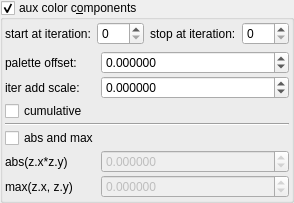
    <widget class="MyGroupBox" name="groupCheck_fold_color_aux_color_enabled">
     <property name="title">
      <string>aux color c&amp;omponents</string>
     </property>
     <property name="checkable">
      <bool>true</bool>
     </property>
     <layout class="QVBoxLayout" name="verticalLayout_11">
      <property name="leftMargin">
       <number>2</number>
      </property>
      <property name="topMargin">
       <number>2</number>
      </property>
      <property name="rightMargin">
       <number>2</number>
      </property>
      <property name="bottomMargin">
       <number>2</number>
      </property>
      <item>
       <layout class="QHBoxLayout" name="horizontalLayout_23" stretch="0,1,0,1">
        <item>
         <widget class="QLabel" name="label_103">
          <property name="text">
           <string>start at iteration:</string>
          </property>
         </widget>
        </item>
        <item>
         <widget class="MySpinBox" name="spinboxInt_fold_color_start_iterations_A">
          <property name="sizePolicy">
           <sizepolicy hsizetype="Minimum" vsizetype="Maximum">
            <horstretch>0</horstretch>
            <verstretch>0</verstretch>
           </sizepolicy>
          </property>
          <property name="minimum">
           <number>0</number>
          </property>
          <property name="maximum">
           <number>999</number>
          </property>
          <property name="value">
           <number>0</number>
          </property>
         </widget>
        </item>
        <item>
         <widget class="QLabel" name="label_76">
          <property name="text">
           <string>stop at iteration:</string>
          </property>
         </widget>
        </item>
        <item>
         <widget class="MySpinBox" name="spinboxInt_fold_color_stop_iterations_A">
          <property name="sizePolicy">
           <sizepolicy hsizetype="Preferred" vsizetype="Maximum">
            <horstretch>0</horstretch>
            <verstretch>0</verstretch>
           </sizepolicy>
          </property>
          <property name="maximum">
           <number>999</number>
          </property>
         </widget>
        </item>
       </layout>
      </item>
      <item>
       <layout class="QGridLayout" name="gridLayout_19" columnstretch="0,1">
        <property name="spacing">
         <number>2</number>
        </property>
        <item row="1" column="1">
         <widget class="MyDoubleSpinBox" name="spinbox_fold_color_difs1">
          <property name="sizePolicy">
           <sizepolicy hsizetype="Minimum" vsizetype="Maximum">
            <horstretch>0</horstretch>
            <verstretch>0</verstretch>
           </sizepolicy>
          </property>
          <property name="prefix">
           <string/>
          </property>
          <property name="suffix">
           <string/>
          </property>
          <property name="decimals">
           <number>6</number>
          </property>
          <property name="minimum">
           <double>-100.000000000000000</double>
          </property>
          <property name="maximum">
           <double>100.000000000000000</double>
          </property>
          <property name="singleStep">
           <double>0.100000000000000</double>
          </property>
         </widget>
        </item>
        <item row="2" column="0">
         <widget class="MyCheckBox" name="checkBox_fold_color_aux_color_enabledA">
          <property name="text">
           <string>cumulative</string>
          </property>
         </widget>
        </item>
        <item row="6" column="1">
         <widget class="MyDoubleSpinBox" name="spinbox4_fold_color_difs_0000_y">
          <property name="enabled">
           <bool>false</bool>
          </property>
          <property name="sizePolicy">
           <sizepolicy hsizetype="Minimum" vsizetype="Maximum">
            <horstretch>0</horstretch>
            <verstretch>0</verstretch>
           </sizepolicy>
          </property>
          <property name="prefix">
           <string/>
          </property>
          <property name="suffix">
           <string/>
          </property>
          <property name="decimals">
           <number>6</number>
          </property>
          <property name="minimum">
           <double>-100.000000000000000</double>
          </property>
          <property name="maximum">
           <double>100.000000000000000</double>
          </property>
          <property name="singleStep">
           <double>0.100000000000000</double>
          </property>
         </widget>
        </item>
        <item row="5" column="1">
         <widget class="MyDoubleSpinBox" name="spinbox4_fold_color_difs_0000_x">
          <property name="enabled">
           <bool>false</bool>
          </property>
          <property name="sizePolicy">
           <sizepolicy hsizetype="Minimum" vsizetype="Maximum">
            <horstretch>0</horstretch>
            <verstretch>0</verstretch>
           </sizepolicy>
          </property>
          <property name="prefix">
           <string/>
          </property>
          <property name="suffix">
           <string/>
          </property>
          <property name="decimals">
           <number>6</number>
          </property>
          <property name="minimum">
           <double>-100.000000000000000</double>
          </property>
          <property name="maximum">
           <double>100.000000000000000</double>
          </property>
          <property name="singleStep">
           <double>0.100000000000000</double>
          </property>
         </widget>
        </item>
        <item row="4" column="0">
         <widget class="MyCheckBox" name="checkBox_fold_color_aux_color_enabled_false">
          <property name="text">
           <string>abs and max</string>
          </property>
         </widget>
        </item>
        <item row="0" column="0">
         <widget class="QLabel" name="label_21">
          <property name="text">
           <string>palette offset:</string>
          </property>
         </widget>
        </item>
        <item row="5" column="0">
         <widget class="QLabel" name="label_53">
          <property name="text">
           <string>abs(z.x*z.y)</string>
          </property>
         </widget>
        </item>
        <item row="1" column="0">
         <widget class="QLabel" name="label_19">
          <property name="text">
           <string>iter add scale:</string>
          </property>
         </widget>
        </item>
        <item row="0" column="1">
         <widget class="MyDoubleSpinBox" name="spinbox_fold_color_difs0">
          <property name="sizePolicy">
           <sizepolicy hsizetype="Minimum" vsizetype="Maximum">
            <horstretch>0</horstretch>
            <verstretch>0</verstretch>
           </sizepolicy>
          </property>
          <property name="prefix">
           <string/>
          </property>
          <property name="suffix">
           <string/>
          </property>
          <property name="decimals">
           <number>6</number>
          </property>
          <property name="minimum">
           <double>-100.000000000000000</double>
          </property>
          <property name="maximum">
           <double>100.000000000000000</double>
          </property>
          <property name="singleStep">
           <double>0.100000000000000</double>
          </property>
         </widget>
        </item>
        <item row="6" column="0">
         <widget class="QLabel" name="label_55">
          <property name="text">
           <string>max(z.x, z.y)</string>
          </property>
         </widget>
        </item>
        <item row="3" column="0" colspan="2">
         <widget class="Line" name="line_3">
          <property name="orientation">
           <enum>Qt::Horizontal</enum>
          </property>
         </widget>
        </item>
       </layout>
      </item>
     </layout>
    </widget>
